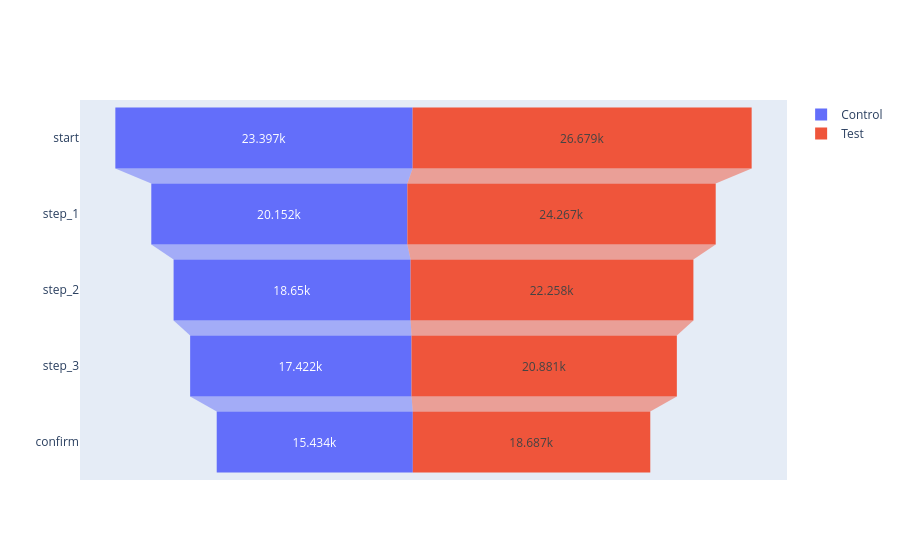

This figure's notebook cell:
### Code cell
import plotly.graph_objects as go

steps = ['start','step_1','step_2','step_3','confirm']

control = funnel_summary.loc['Control']
test = funnel_summary.loc['Test']

fig = go.Figure()

fig.add_trace(
    go.Funnel(
        name='Control',
        y=steps,
        x=control
    )
)

fig.add_trace(
    go.Funnel(
        name='Test',
        y=steps,
        x=test
    )
)

fig.show()

### Figure 1 — Plotly figure (JSON) as saved in the notebook; plotly's stock layout.template omitted (floating-point values rounded to 4 significant figures)
{"data": [{"name": "Control", "type": "funnel", "x": [23397, 20152, 18650, 17422, 15434], "y": ["start", "step_1", "step_2", "step_3", "confirm"]}, {"name": "Test", "type": "funnel", "x": [26679, 24267, 22258, 20881, 18687], "y": ["start", "step_1", "step_2", "step_3", "confirm"]}], "layout": {}}
